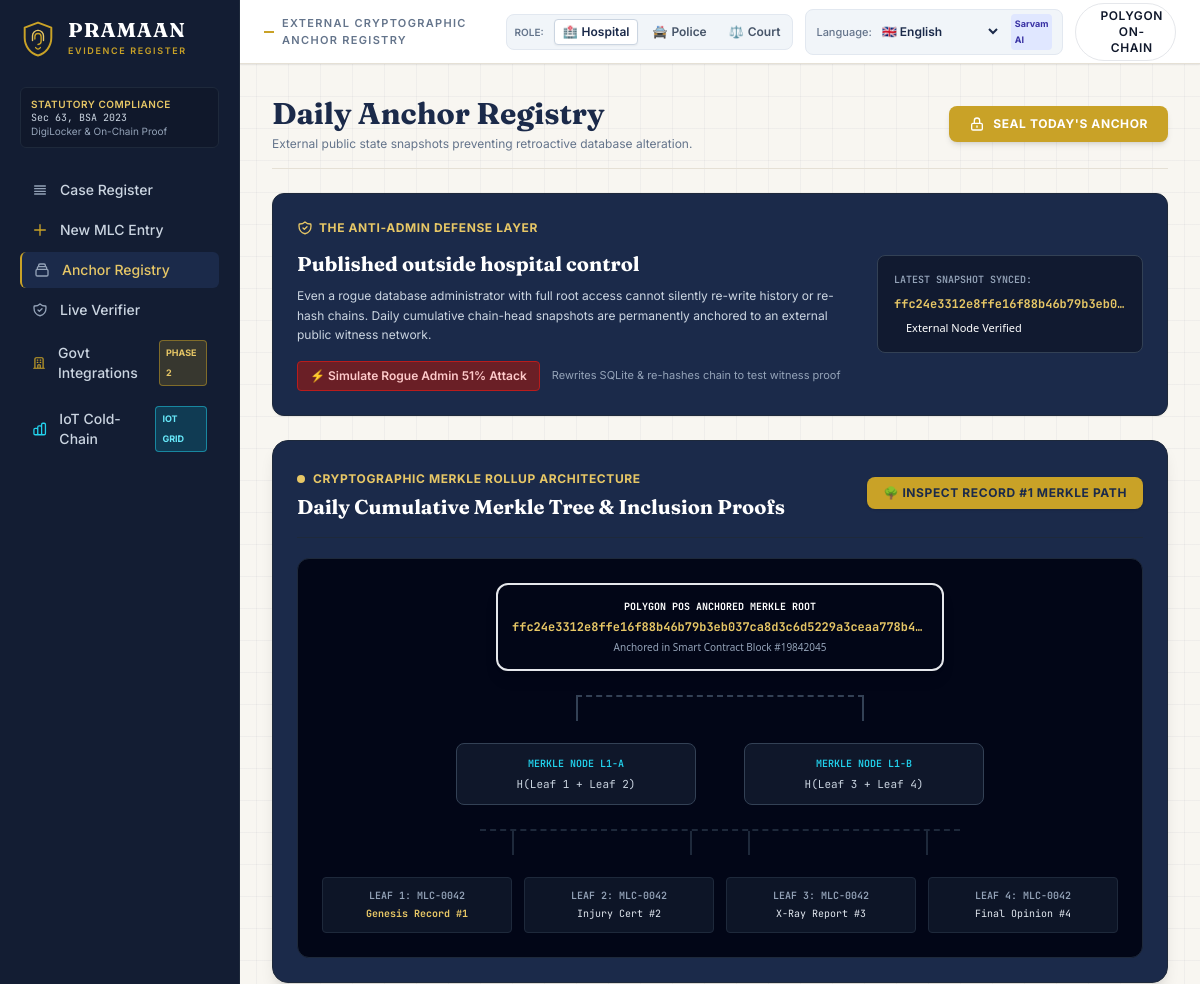
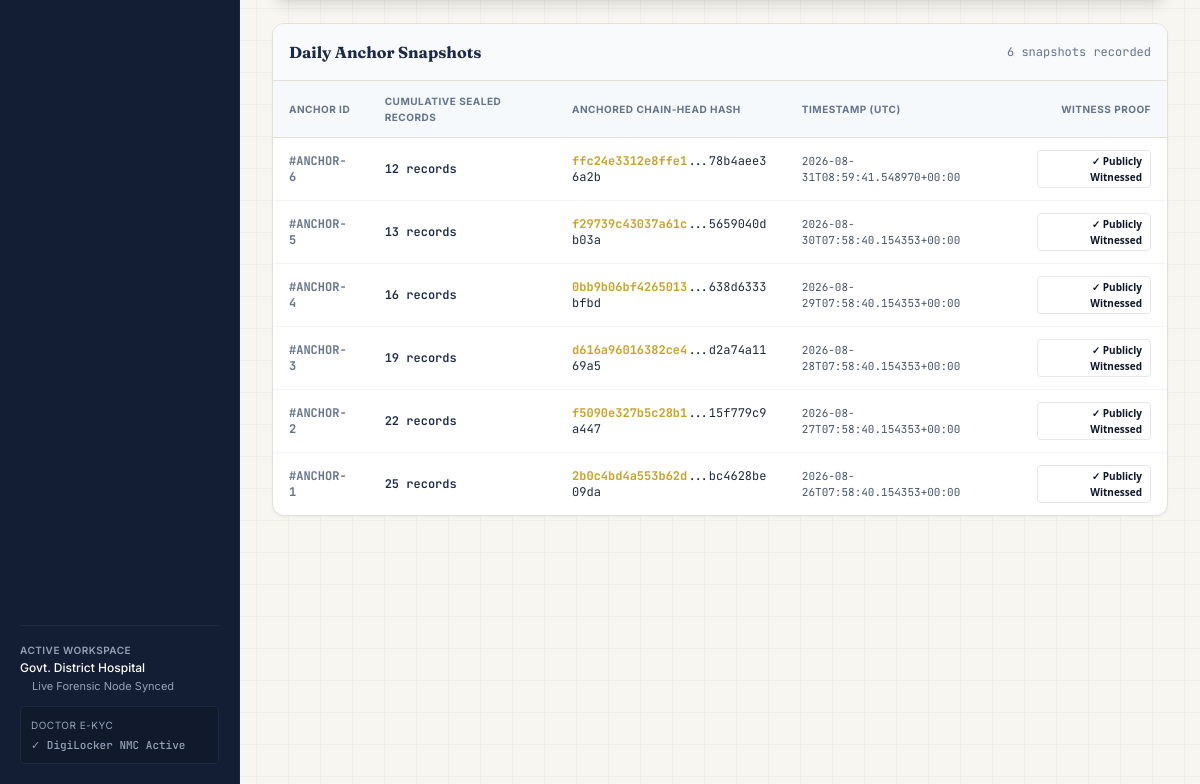
Page /anchor on the committed database (2 pictures, top to bottom).
### tables this page shows
CREATE TABLE anchors (
            id INTEGER PRIMARY KEY AUTOINCREMENT,
            chain_head_hash TEXT NOT NULL,
            records_sealed INTEGER NOT NULL,
            created_at TEXT NOT NULL
        );

### backend/app.py (the view)
@app.get("/anchor", response_class=HTMLResponse)
async def anchor_page(request: Request):
    anchors = db.get_all_anchors()
    latest_anchor = db.get_latest_anchor()
    current_role = get_current_role(request)
    divergence_info = db.check_anchor_divergence()
    return templates.TemplateResponse("anchor.html", {
        "request": request,
        "anchors": anchors,
        "latest_anchor": latest_anchor,
        "divergence_info": divergence_info,
        "current_role": current_role,
        "active_page": "anchor",
        "is_standalone_verifier": False
    })

### frontend/templates/anchor.html (shortened to what this page needs)
{% extends 'base.html' %}
{% block kicker %}External Cryptographic Anchor Registry{% endblock %}
{% block content %}
<div class="max-w-6xl mx-auto space-y-6">
  <div class="flex flex-col sm:flex-row sm:items-center justify-between gap-4 border-b border-ledgerborder pb-4">
    <div>
      <h1 class="font-fraunces text-2xl sm:text-3xl font-bold text-navy">Daily Anchor Registry</h1>
      <p class="text-xs text-slate-500 mt-1">External public state snapshots preventing retroactive database alteration.</p>
    </div>
    <div class="flex items-center gap-3">
      <form action="/anchor/seal" method="POST">
        <button type="submit" class="px-5 py-2.5 rounded-lg bg-[#C9A227] hover:bg-[#B08D1E] text-white font-bold text-xs uppercase tracking-wider flex items-center gap-2 shadow-md transition-all">
          <svg class="w-4 h-4" fill="none" viewBox="0 0 24 24" stroke="currentColor">
            <path stroke-linecap="round" stroke-linejoin="round" stroke-width="2" d="M12 15v2m-6 4h12a2 2 0 002-2v-6a2 2 0 00-2-2H6a2 2 0 00-2 2v6a2 2 0 002 2zm10-10V7a4 4 0 00-8 0v4h8z" />
          </svg>
          <span>Seal Today's Anchor</span>
        </button>
      </form>
    </div>
  </div>
  <div class="bg-navy rounded-xl p-6 text-white border border-slate-800 shadow-sm grid grid-cols-1 md:grid-cols-12 gap-6 items-center">
    <div class="md:col-span-8 space-y-2">
      <div class="inline-flex items-center gap-1.5 text-xs text-[#E7C766] font-bold uppercase tracking-wider">
        <span>The Anti-Admin Defense Layer</span>
      </div>
      <h3 class="font-fraunces text-xl font-bold">Published outside hospital control</h3>
      <p class="text-xs text-slate-300 leading-relaxed max-w-2xl">
        Even a rogue database administrator with full root access cannot silently re-write history or re-hash chains. Daily cumulative chain-head snapshots are permanently anchored to an external public witness network.
      </p>
      <div class="pt-2 flex items-center gap-3">
        <button onclick="simulateAdminAttack()" class="px-3 py-1.5 rounded bg-red-900/80 hover:bg-red-800 text-red-200 border border-red-700 text-xs font-semibold flex items-center gap-1.5 transition-colors">
          <span>⚡ Simulate Rogue Admin 51% Attack</span>
        </button>
        <span class="text-[11px] text-slate-400">Rewrites SQLite & re-hashes chain to test witness proof</span>
      </div>
    </div>
    <div class="md:col-span-4 bg-slate-900/80 p-4 rounded-lg border border-slate-700 text-xs space-y-2 font-mono">
      <div class="text-[10px] text-slate-400 uppercase font-semibold">Latest Snapshot Synced:</div>
      <div class="text-[#E7C766] font-bold truncate">{{ latest_anchor.chain_head_hash if latest_anchor else 'N/A' }}</div>
      <div class="text-[11px] text-emerald-400 flex items-center gap-1 font-sans">
        <span class="w-2 h-2 rounded-full bg-emerald-500"></span>
        External Node Verified
      </div>
    </div>
  </div>
  <div class="bg-navy rounded-2xl p-6 text-white border border-slate-800 shadow-lg space-y-5">
    <div class="flex flex-col sm:flex-row sm:items-center justify-between gap-3 border-b border-slate-800 pb-4">
      <div>
        <div class="inline-flex items-center gap-2 text-xs font-bold text-[#E7C766] uppercase tracking-wider">
          <span class="w-2 h-2 rounded-full bg-[#E7C766] animate-pulse"></span>
          <span>Cryptographic Merkle Rollup Architecture</span>
        </div>
        <h3 class="font-fraunces text-xl font-bold text-white mt-1">Daily Cumulative Merkle Tree & Inclusion Proofs</h3>
      </div>
      <button onclick="openMerkleProofModal(1)" class="px-4 py-2 rounded-lg bg-[#C9A227] hover:bg-[#B08D1E] text-navy font-bold text-xs uppercase tracking-wider shadow transition-all flex items-center gap-1.5 self-start sm:self-auto">
        <span>🌳 Inspect Record #1 Merkle Path</span>
      </button>
    </div>
    <div class="bg-slate-950 p-6 rounded-xl border border-slate-800 overflow-x-auto">
      <div class="min-w-[650px] flex flex-col items-center space-y-6 text-center text-xs font-mono">
        <div class="p-3.5 bg-gradient-to-r from-emerald-950 to-slate-900 border-2 border-emerald-500 rounded-xl max-w-md w-full shadow-lg space-y-1">
          <div class="text-[10px] uppercase font-bold text-emerald-400">Polygon PoS Anchored Merkle Root</div>
          <div class="text-xs font-bold text-[#E7C766] break-all truncate">
            {{ latest_anchor.chain_head_hash if latest_anchor else divergence_info.current_merkle_root }}
          </div>
          <div class="text-[10px] text-slate-400 font-sans">Anchored in Smart Contract Block #19842045</div>
        </div>
        <div class="w-72 h-6 flex justify-between border-t-2 border-dashed border-slate-700 relative">
          <div class="w-0.5 h-6 bg-slate-700 absolute left-0 top-0"></div>
          <div class="w-0.5 h-6 bg-slate-700 absolute right-0 top-0"></div>
        </div>
        <div class="flex justify-center gap-12 w-full">
          <div class="p-3 bg-slate-900 border border-slate-700 rounded-lg max-w-[240px] w-full space-y-1">
            <div class="text-[10px] uppercase text-cyan-400 font-semibold">Merkle Node L1-A</div>
            <div class="text-[11px] text-slate-300 truncate">H(Leaf 1 + Leaf 2)</div>
          </div>
          <div class="p-3 bg-slate-900 border border-slate-700 rounded-lg max-w-[240px] w-full space-y-1">
            <div class="text-[10px] uppercase text-cyan-400 font-semibold">Merkle Node L1-B</div>
            <div class="text-[11px] text-slate-300 truncate">H(Leaf 3 + Leaf 4)</div>
          </div>
        </div>
        <div class="w-[480px] h-6 flex justify-around border-t-2 border-dashed border-slate-800 relative">
          <div class="w-0.5 h-6 bg-slate-800 absolute left-8 top-0"></div>
          <div class="w-0.5 h-6 bg-slate-800 absolute left-[210px] top-0"></div>
          <div class="w-0.5 h-6 bg-slate-800 absolute right-[210px] top-0"></div>
          <div class="w-0.5 h-6 bg-slate-800 absolute right-8 top-0"></div>
        </div>
        <div class="grid grid-cols-4 gap-3 w-full">
          <div class="p-2.5 bg-slate-900/90 border border-slate-800 rounded text-[10px] space-y-0.5 hover:border-[#C9A227] transition-colors cursor-pointer" onclick="openMerkleProofModal(1)">
            <div class="text-slate-400 uppercase font-semibold">Leaf 1: MLC-0042</div>
            <div class="text-[#E7C766] truncate font-bold">Genesis Record #1</div>
          </div>
          <div class="p-2.5 bg-slate-900/90 border border-slate-800 rounded text-[10px] space-y-0.5 hover:border-[#C9A227] transition-colors cursor-pointer" onclick="openMerkleProofModal(2)">
            <div class="text-slate-400 uppercase font-semibold">Leaf 2: MLC-0042</div>
            <div class="text-slate-200 truncate">Injury Cert #2</div>
          </div>
          <div class="p-2.5 bg-slate-900/90 border border-slate-800 rounded text-[10px] space-y-0.5 hover:border-[#C9A227] transition-colors cursor-pointer" onclick="openMerkleProofModal(3)">
            <div class="text-slate-400 uppercase font-semibold">Leaf 3: MLC-0042</div>
            <div class="text-slate-200 truncate">X-Ray Report #3</div>
          </div>
          <div class="p-2.5 bg-slate-900/90 border border-slate-800 rounded text-[10px] space-y-0.5 hover:border-[#C9A227] transition-colors cursor-pointer" onclick="openMerkleProofModal(4)">
            <div class="text-slate-400 uppercase font-semibold">Leaf 4: MLC-0042</div>
            <div class="text-slate-200 truncate">Final Opinion #4</div>
          </div>
        </div>
      </div>
    </div>
  </div>
  <div class="bg-white rounded-xl border border-ledgerborder shadow-sm overflow-hidden">
    <div class="p-4 border-b border-ledgerborder flex items-center justify-between bg-slate-50">
      <h3 class="font-fraunces text-base font-bold text-navy">Daily Anchor Snapshots</h3>
      <span class="font-mono text-xs text-slate-500">{{ anchors|length }} snapshots recorded</span>
    </div>
    <div class="overflow-x-auto">
      <table class="w-full text-left text-xs">
        <thead>
          <tr class="border-b border-ledgerborder bg-slate-100/60 text-[10px] font-semibold uppercase tracking-wider text-slate-500">
            <th class="py-3 px-4">Anchor ID</th>
            <th class="py-3 px-4">Cumulative Sealed Records</th>
            <th class="py-3 px-4">Anchored Chain-Head Hash</th>
            <th class="py-3 px-4">Timestamp (UTC)</th>
            <th class="py-3 px-4 text-right">Witness Proof</th>
          </tr>
        </thead>
        <tbody class="divide-y divide-slate-100 font-mono">
          {% for anchor in anchors %}
          <tr class="hover:bg-slate-50">
            <td class="py-3 px-4 text-slate-500 font-bold">#ANCHOR-{{ anchor.id }}</td>
            <td class="py-3 px-4 text-navy font-semibold">{{ anchor.records_sealed }} records</td>
            <td class="py-3 px-4 text-slate-800 break-all max-w-xs">
              <span class="text-[#C9A227] font-bold">{{ anchor.chain_head_hash[:16] }}</span>...{{ anchor.chain_head_hash[-12:] }}
            </td>
            <td class="py-3 px-4 text-slate-600 text-[11px]">{{ anchor.created_at }}</td>
            <td class="py-3 px-4 text-right font-sans">
              <span class="inline-flex items-center gap-1 px-2 py-0.5 rounded text-[10px] font-bold bg-emerald-50 text-emerald-700 border border-emerald-200">
                ✓ Publicly Witnessed
              </span>
            </td>
          </tr>
          {% endfor %}
        </tbody>
      </table>
    </div>
  </div>
</div>
{% endblock %}

### frontend/static/custom.css (style rules this page uses)
:root { --color-navy: #1B2A4A; --color-navy-deep: #131D33; --color-ink: #0F172A; --color-paper: #F8F6F1; --color-gold: #C9A227; --color-gold-soft: #E7C766; --color-emerald: #16A34A; --color-crimson: #DC2626; --color-violet: #7C3AED; --color-border: #E5E0D5; }
body { font-family: 'Inter', -apple-system, BlinkMacSystemFont, sans-serif; color: var(--color-ink); background-color: var(--color-paper); }
.font-fraunces { font-family: 'Fraunces', Georgia, serif; }
.font-mono { font-family: 'JetBrains Mono', monospace; }
.ledger-bg { background-color: #F8F6F1; background-image: linear-gradient(to right, rgba(27, 42, 74, 0.04) 1px, transparent 1px), linear-gradient(to bottom, rgba(27, 42, 74, 0.04) 1px, transparent 1px); background-size: 32px 32px; }

### rows in the picture
anchors: chain_head_hash "ffc24e3312e8ffe16f88b46b79b3eb0…", chain_head_hash "ffc24e3312e8ffe16f88b46b79b3eb037ca8d3c6d5229a3ceaa778b4…", id "6", records_sealed "12", chain_head_hash "ffc24e3312e8ffe1", chain_head_hash "78b4aee36a2b", created_at "2026-08-31T08:59:41.548970+00:00"
anchors: id "5", records_sealed "13", chain_head_hash "f29739c43037a61c", chain_head_hash "5659040db03a", created_at "2026-08-30T07:58:40.154353+00:00"
anchors: id "4", records_sealed "16", chain_head_hash "0bb9b06bf4265013", chain_head_hash "638d6333bfbd", created_at "2026-08-29T07:58:40.154353+00:00"
anchors: id "3", records_sealed "19", chain_head_hash "d616a96016382ce4", chain_head_hash "d2a74a1169a5", created_at "2026-08-28T07:58:40.154353+00:00"
anchors: id "2", records_sealed "22", chain_head_hash "f5090e327b5c28b1", chain_head_hash "15f779c9a447", created_at "2026-08-27T07:58:40.154353+00:00"
anchors: id "1", records_sealed "25", chain_head_hash "2b0c4bd4a553b62d", chain_head_hash "bc4628be09da", created_at "2026-08-26T07:58:40.154353+00:00"

### other values in the picture
{{ anchors|length }} "6"
